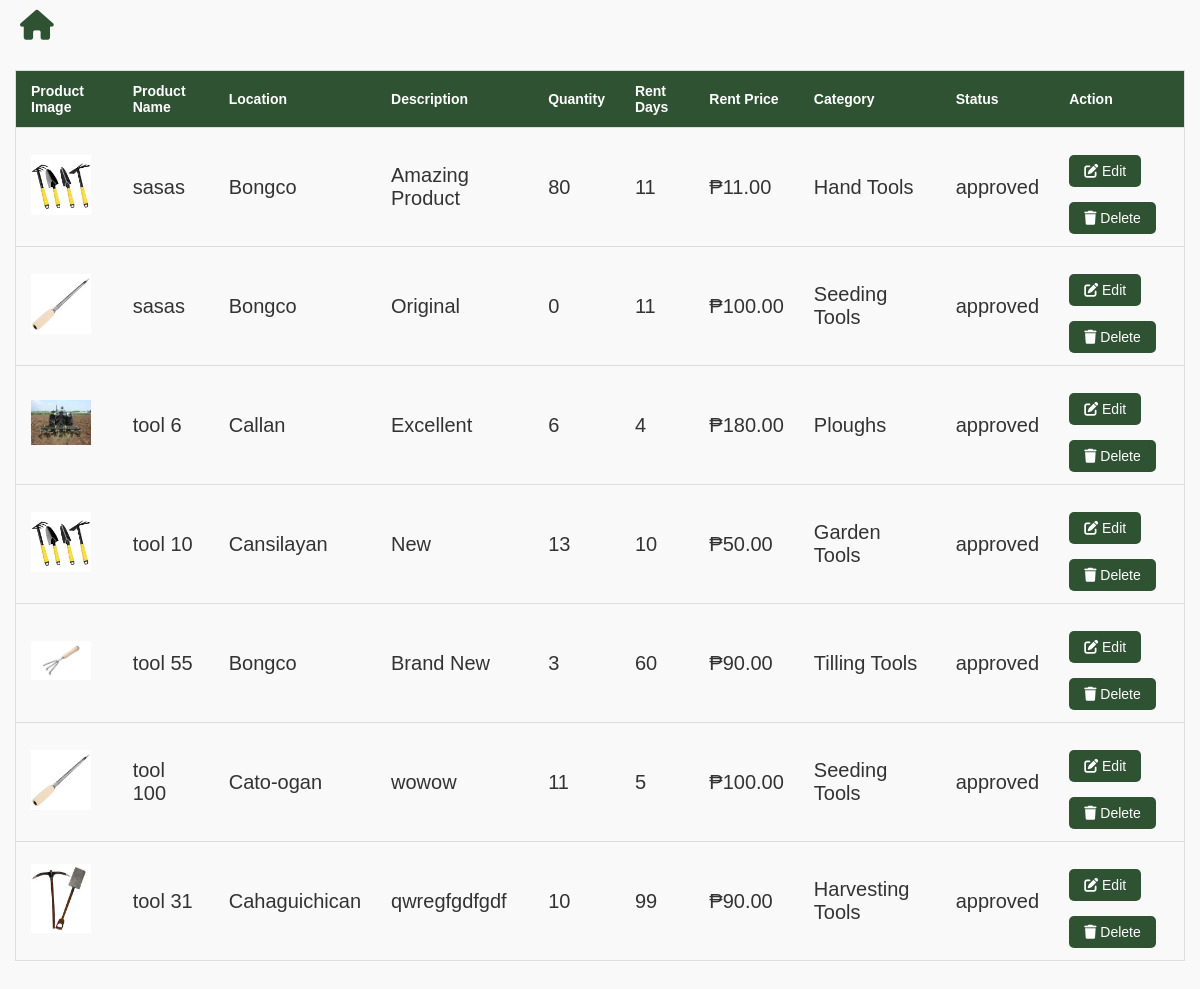
/index/ViewProduct.php, run on an earlier commit of the app's database.
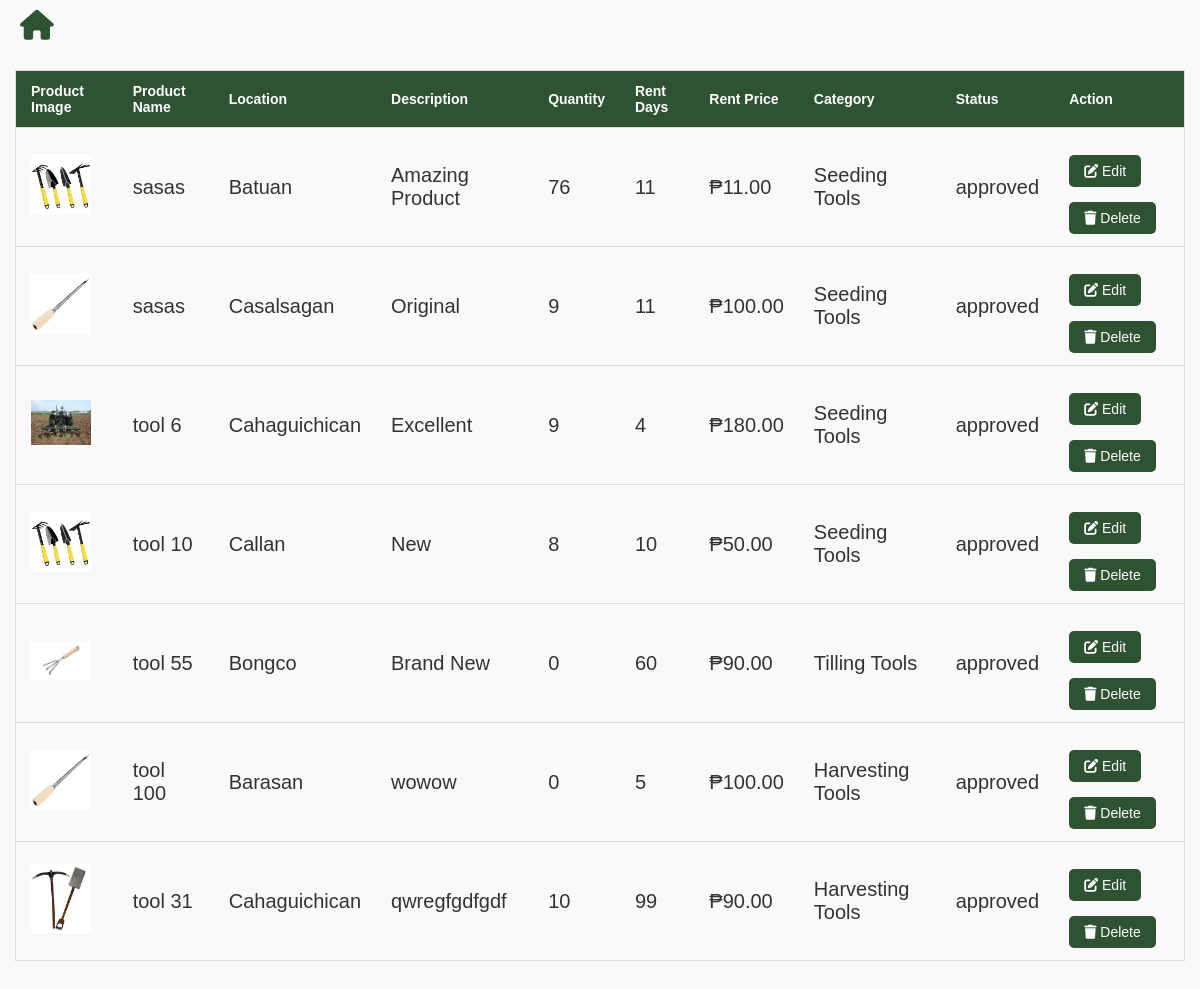
And on a later commit of the database.
### tables this page shows
CREATE TABLE `products` (
  `id` int(11) NOT NULL,
  `product_name` varchar(255) NOT NULL,
  `location` varchar(255) NOT NULL,
  `description` text DEFAULT NULL,
  `quantity` int(11) NOT NULL,
  `categories` varchar(255) NOT NULL,
  `price` decimal(10,2) NOT NULL,
  `image` varchar(255) NOT NULL,
  `status` enum('pending','approved','declined') DEFAULT 'pending',
  `rent_days` int(11) NOT NULL,
  `created_at` timestamp NOT NULL DEFAULT current_timestamp(),
  `penalty_amount` decimal(10,2) DEFAULT 0.05
);

### index/ViewProduct.php (the view, shortened to what this page needs)
<?php
@include 'config.php';
?>
<!DOCTYPE html>
<html lang="en">
<head>
    <link rel="stylesheet" href="https://cdnjs.cloudflare.com/ajax/libs/font-awesome/6.0.0-beta3/css/all.min.css" />
    <link rel="stylesheet" href="css/lender.css">
</head>
<body>
<div class="back-button-container">
    <a href="../Admin.php" class="back-button"><i class="fa-solid fa-house"></i></a>
</div>
<div class="product-display">
    <table class="product-display-table">
        <thead>
        <tr>
            <th>Product Image</th>
            <th>Product Name</th>
            <th>Location</th>
            <th>Description</th>
            <th>Quantity</th>
            <th>Rent Days</th>
            <th>Rent Price</th>
            <th>Category</th>
            <th>Status</th>
            <th>Action</th>
        </tr>
        </thead>
        <tbody>
        <?php
        $select = $conn->query("SELECT * FROM products");
        while ($row = $select->fetch_assoc()) { ?>
            <tr>
                <td>
                    <img class="product-image" src="uploaded_img/<?php echo htmlspecialchars($row['image']); ?>" height="100" alt="Product: <?php echo htmlspecialchars($row['product_name']); ?>">
                </td>
                <td><?php echo htmlspecialchars($row['product_name']); ?></td>
                <td><?php echo htmlspecialchars($row['location']); ?></td>
                <td class="description"><?php echo htmlspecialchars($row['description']); ?></td>
                <td><?php echo max(0, $row['quantity']); ?></td>
                <td><?php echo htmlspecialchars($row['rent_days']); ?></td>
                <td>₱<?php echo htmlspecialchars($row['price']); ?></td>
                <td><?php echo htmlspecialchars($row['categories']); ?></td>
                <td><?php echo htmlspecialchars($row['status']); ?></td>
                <td>
                    <a href="UpdateProd.php?edit=<?php echo $row['id']; ?>" class="btn"><i class="fas fa-edit"></i> Edit</a>
                    <a href="ViewProduct.php?delete=<?php echo $row['id']; ?>" class="btn" onclick="return confirm('Are you sure you want to delete this product?');"><i class="fas fa-trash"></i> Delete</a>
                </td>
            </tr>
        <?php } ?>
        </tbody>
    </table>
</div>
</body>
</html>

What changed in the data, as far as the page shows it:
changed products "Amazing Product": location "Bongco" → "Batuan"; quantity "80" → "76"; categories "Hand Tools" → "Seeding Tools"
changed products "Original": location "Bongco" → "Casalsagan"; quantity "0" → "9"
changed products "tool 6": location "Callan" → "Cahaguichican"; quantity "6" → "9"; categories "Ploughs" → "Seeding Tools"
changed products "tool 10": location "Cansilayan" → "Callan"; quantity "13" → "8"; categories "Garden Tools" → "Seeding Tools"
changed products "tool 55": quantity "3" → "0"
changed products "tool 100": location "Cato-ogan" → "Barasan"; quantity "11" → "0"; categories "Seeding Tools" → "Harvesting Tools"
